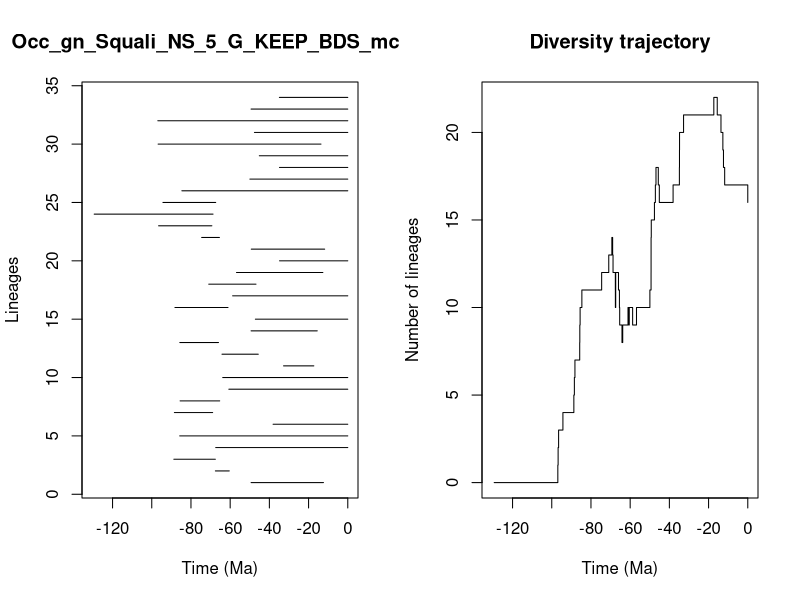

Reproduce this figure in R.


pdf(file='../Results/Genus_NS/5_MA_bins_EP_FT/pyrate_mcmc_logs/Occ_gn_Squali_NS_5_G_KEEP_BDS_mcmc_LTT.pdf',width=0.6*20, height=0.6*10)
title = "Occ_gn_Squali_NS_5_G_KEEP_BDS_mcmc"
ts=c(49.328589554730065, 67.54656490977001,88.73112732797401,67.37719844176368,85.74156023065204,38.10235790052773,88.46137364259788,85.53571969126584,60.67713047947931,63.79712530115477,32.76230213653718,64.17369229129773,85.68645690189685,49.33154017293493,47.143188558671525,88.17685686212215,58.742962696453,70.92263219181275,56.77134788602191,34.80937350418917,49.23418813430624,74.5458021549275,96.5099675835507,129.37270142577125,94.30812680734515,84.63982711886572,49.942984370060344,34.84345831729354,45.12892477360669,96.7553805394654,47.62038057335982,96.90387994455332,49.34094755453165,34.89052149300125)
te=c(12.39907499877812, 60.460578722404506,67.56366416131729,0.0,0.0,0.0,68.93846238428087,65.344982447272,0.0,0.0,17.32549478933028,45.65125439943428,65.95804385060174,15.577212488396878,0.0,61.10274254736918,0.0,46.83124746427668,12.711568928930932,0.0,11.787274031221962,65.47964424421576,69.33640476835497,68.7380131137673,67.37427864023653,0.0,0.0,0.0,0.0,13.676290332882347,0.0,0.0,0.0,0.0)
div_traj=c(0, 1,2,3,4,5,6,7,8,9,10,11,12,13,14,13,12,11,10,11,12,11,10,9,8,9,10,9,10,9,10,11,12,13,14,15,16,17,18,17,16,17,18,19,20,21,22,21,20,19,18,17,16)
time_events=c(129.37270142577125, 96.90387994455332,96.7553805394654,96.5099675835507,94.30812680734515,88.73112732797401,88.46137364259788,88.17685686212215,85.74156023065204,85.68645690189685,85.53571969126584,84.63982711886572,74.5458021549275,70.92263219181275,69.33640476835497,68.93846238428087,68.7380131137673,67.56366416131729,67.54656490977001,67.37719844176368,67.37427864023653,65.95804385060174,65.47964424421576,65.344982447272,64.17369229129773,63.79712530115477,61.10274254736918,60.67713047947931,60.460578722404506,58.742962696453,56.77134788602191,49.942984370060344,49.34094755453165,49.33154017293493,49.328589554730065,49.23418813430624,47.62038057335982,47.143188558671525,46.83124746427668,45.65125439943428,45.12892477360669,38.10235790052773,34.89052149300125,34.84345831729354,34.80937350418917,32.76230213653718,17.32549478933028,15.577212488396878,13.676290332882347,12.711568928930932,12.39907499877812,11.787274031221962,0.0)
                par(mfrow=c(1,2))
                L = length(ts)
                plot(ts, 1:L , xlim=c(-max(ts)-1,0), pch=20, type="n", main=title,xlab="Time (Ma)",ylab="Lineages")
                for (i in 1:L){segments(x0=-te[i],y0=i,x1=-ts[i],y1=i)}    
                t = -time_events
                plot(div_traj ~ t,type="s", main = "Diversity trajectory",xlab="Time (Ma)",ylab="Number of lineages",xlim=c(-max(ts)-1,0))
                abline(v=c(65,200,251,367,445),lty=2,col="gray")
                
